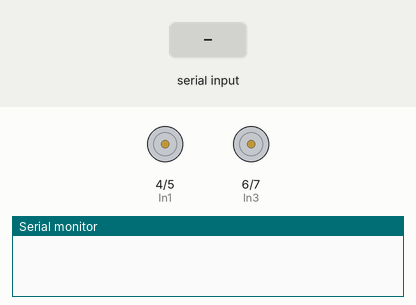
The sketch below on a simulated Arduino Uno, built with avr-gcc and run on an emulated ATmega328P. On the bench: motor-driver pin pairs drawn as motors (green arrow = first pin HIGH = forward, orange = second pin HIGH = backward, longer = more drive), the last lines printed to the serial monitor. The inputs (shaded band) are chosen by the test bench.

Above: at 1.2 s.
1.3 s: "A" received over the second serial link
At 1.6 s:
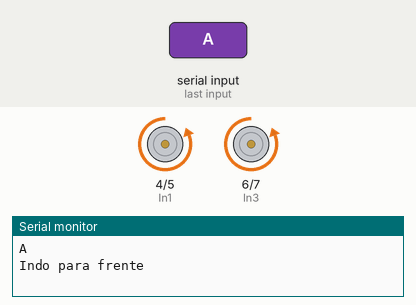
2.8 s: "L" received over the second serial link
At 3.9 s:
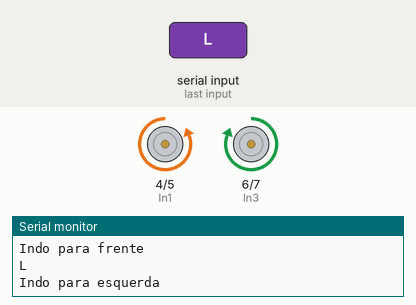
4.3 s: "R" received over the second serial link
At 5.1 s:
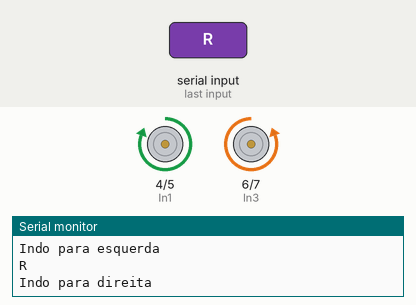
5.8 s: "B" received over the second serial link
At 6.2 s:
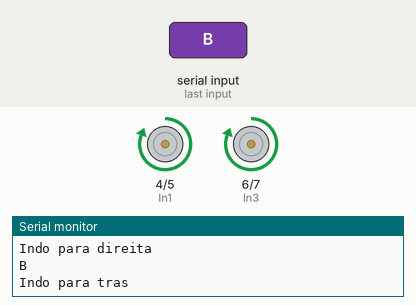
Timing chart, 0 to 8.3 s (numbered marks = the images above; inputs shaded):
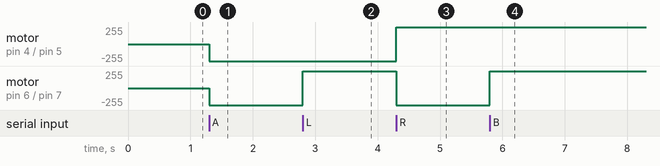

Measured:
- after the input at 1.3 s, motor on pin 4 (In1) / pin 5 (In2), motor on pin 6 (In3) / pin 7 (In4): stopped → backward 255/255 at once
- after the input at 2.8 s, motor on pin 6 (In3) / pin 7 (In4): backward 255/255 → forward 255/255 at once
- after the input at 4.3 s, motor on pin 4 (In1) / pin 5 (In2): backward 255/255 → forward 255/255 at once; motor on pin 6 (In3) / pin 7 (In4): forward 255/255 → backward 255/255 at once
- after the input at 5.8 s, motor on pin 6 (In3) / pin 7 (In4): backward 255/255 → forward 255/255 at once

The sketch:

JumperCar.ino
```cpp
#include <SoftwareSerial.h>

SoftwareSerial bluetooth(2, 3);

int In1 = 4;
int In2 = 5;
int In3 = 6;
int In4 = 7;
char command;

void setup()
{
  Serial.begin(9600);
  bluetooth.begin(9600);
  pinMode(In1, OUTPUT);
  pinMode(In2, OUTPUT);
  pinMode(In3, OUTPUT);
  pinMode(In4, OUTPUT);
}

void loop()
{
  while(bluetooth.available())
  {
    command = bluetooth.read();

    Serial.println(command);
    if(command == 'A') { Front();}
    else if(command == 'L'){Left();}
    else if(command == 'R'){Right();}
    else if(command == 'B'){Back();}
    else if(command == 'S'){Stopped();}
  }
}

void Right()
{
  Serial.println("Indo para direita");
  digitalWrite(In1, HIGH);
  digitalWrite(In2, LOW);
  digitalWrite(In3, LOW);
  digitalWrite(In4, HIGH);
}

void Left()
{
  Serial.println("Indo para esquerda");
  digitalWrite(In1, LOW);
  digitalWrite(In2, HIGH);
  digitalWrite(In3, HIGH);
  digitalWrite(In4, LOW);
}

void Front()
{
  Serial.println("Indo para frente");
  digitalWrite(In1, LOW);
  digitalWrite(In2, HIGH);
  digitalWrite(In3, LOW);
  digitalWrite(In4, HIGH);
}

void Back()
{
  Serial.println("Indo para tras");
  digitalWrite(In1, HIGH);
  digitalWrite(In2, LOW);
  digitalWrite(In3, HIGH);
  digitalWrite(In4, LOW);
}

void Stopped()
{
  Serial.println("Parou");
  digitalWrite(In1, LOW);
  digitalWrite(In2, LOW);
  digitalWrite(In3, LOW);
  digitalWrite(In4, LOW);
}
```
